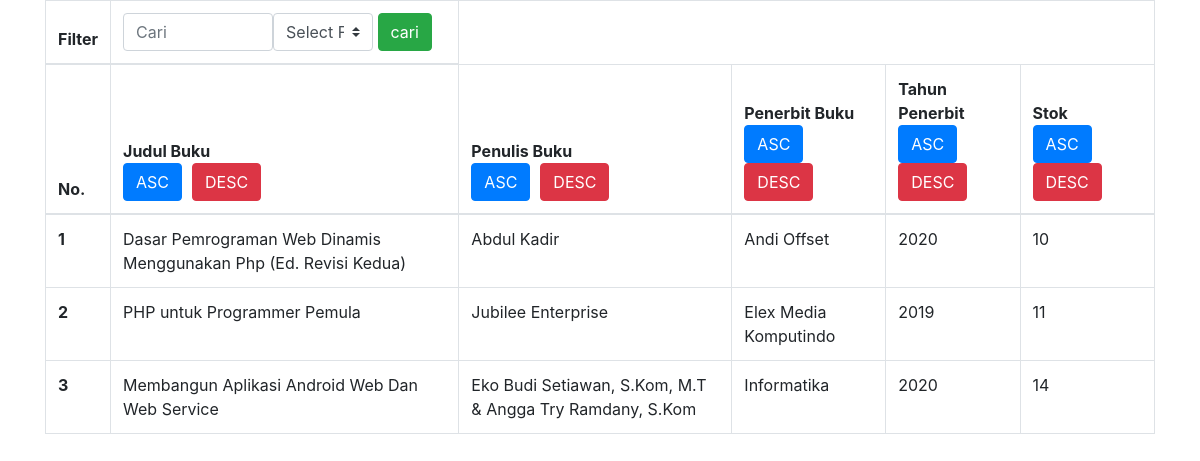
The page / on the database its author committed.
### tables this page shows
CREATE TABLE `buku` (
  `id` int(11) NOT NULL,
  `judul_buku` varchar(100) NOT NULL,
  `penulis_buku` varchar(100) NOT NULL,
  `penerbit_buku` varchar(100) NOT NULL,
  `tahun_terbit` char(4) NOT NULL,
  `stok` int(11) NOT NULL
);

### perpustakaan.php (called while the page is built, shortened)
<?php
    class Perpustakaan{
        private $mysqli;
        public function __construct($conn)
        {
            $this->mysqli = $conn;
        }
        public function lihat($id=null){
            $db = $this->mysqli->connection;
            $sql = "SELECT * FROM buku";
            $query = $db->query($sql) or die($db->error);
            return $query;
        }
    }
?>

### index.php (the view, shortened to what this page needs)
<?php
    require_once('perpustakaan.php');
    $conn = new Database();
    $perpus = new Perpustakaan($conn);
?>
<!doctype html>
<html lang="en">
  <head>
    <link rel="stylesheet" href="https://stackpath.bootstrapcdn.com/bootstrap/4.4.1/css/bootstrap.min.css">
  </head>
  <body>
    <div class="container">
    <table class="table table-bordered">
  <thead>
  <form action="" method="POST">
  <tr style="width: 100px;">
    <th>Filter</th>
    <td>
        <input type="text " name="cari" class="form-control pj-input" placeholder="Cari">
        <select name="jenis" class="custom-select pj-select">
            <option value="">Select Filter</option>
        </select>
        <input type="submit" name="submit" id="" class="btn btncari btn-success" value="cari">
    </td>
    </tr>
    <tr>
      <th>No.</th>
      <th>Judul Buku <br><input type="submit" class="btn btn-primary" value="ASC" name="judul"><input type="submit" class="btn btn-danger" value="DESC" name="judul"></th>
      <th>Penulis Buku <br><input type="submit" class="btn btn-primary" value="ASC" name="penulis"><input type="submit" class="btn btn-danger" value="DESC" name="penulis"></th>
      <th>Penerbit Buku<br><input type="submit" class="btn btn-primary" value="ASC" name="penerbit"><input type="submit" class="btn btn-danger" value="DESC" name="penerbit"></th>
      <th>Tahun Penerbit<br><input type="submit" class="btn btn-primary" value="ASC" name="tahun_terbit"><input type="submit" class="btn btn-danger" value="DESC" name="tahun_terbit"></th>
      <th>Stok<br><input type="submit" class="btn btn-primary" value="ASC" name="stok"><input type="submit" class="btn btn-danger" value="DESC" name="stok"></th>
    </tr>
    </form>
  </thead>
  <tbody>
  <?php
    $no = 1;
    $sort = "";
    if(empty($sort)){
         $tampil = $perpus->lihat();
    }
    while($data = $tampil->fetch_object()){
  ?>
    <tr>
      <th><?php echo $no++ ?></th>
      <td><?php echo $data->judul_buku; ?></td>
      <td><?php echo $data->penulis_buku; ?></td>
      <td><?php echo $data->penerbit_buku; ?></td>
      <td><?php echo $data->tahun_terbit; ?></td>
      <td><?php echo $data->stok; ?></td>
    </tr>
    <?php } ?>
  </tbody>
</table>
    </div>
  </body>
</html>

### index.php (style rules this page uses)
.btn { margin-right: 10px; }
.pj-select { width: 100px; }
.pj-input { width: 150px; float: left; }

### rows shown on the page
buku: judul_buku "Dasar Pemrograman Web Dinamis Menggunakan Php (Ed. Revisi Kedua)", penulis_buku "Abdul Kadir", penerbit_buku "Andi Offset", tahun_terbit "2020", stok "10"
buku: judul_buku "PHP untuk Programmer Pemula", penulis_buku "Jubilee Enterprise", penerbit_buku "Elex Media Komputindo", tahun_terbit "2019", stok "11"
buku: judul_buku "Membangun Aplikasi Android Web Dan Web Service", penulis_buku "Eko Budi Setiawan, S.Kom, M.T & Angga Try Ramdany, S.Kom", penerbit_buku "Informatika", tahun_terbit "2020", stok "14"
